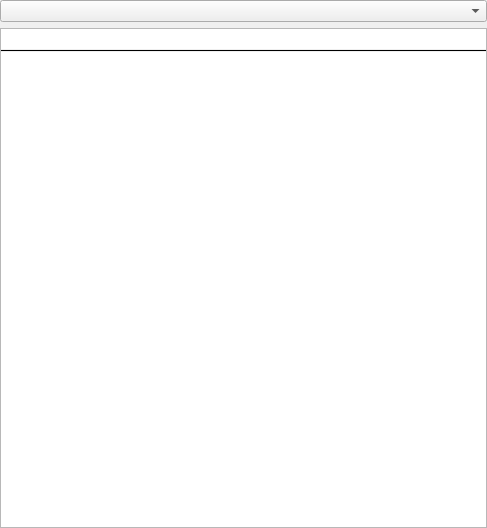
<ui version="4.0" >
 <class>KCategorizedItemsViewBase</class>
 <widget class="QWidget" name="KCategorizedItemsViewBase" >
  <property name="geometry" >
   <rect>
    <x>0</x>
    <y>0</y>
    <width>487</width>
    <height>528</height>
   </rect>
  </property>
  <layout class="QVBoxLayout" >
   <property name="leftMargin" >
    <number>0</number>
   </property>
   <property name="topMargin" >
    <number>0</number>
   </property>
   <property name="rightMargin" >
    <number>0</number>
   </property>
   <property name="bottomMargin" >
    <number>0</number>
   </property>
   <item>
    <widget class="QComboBox" name="comboFilters" >
     <property name="sizePolicy" >
      <sizepolicy vsizetype="Fixed" hsizetype="Expanding" >
       <horstretch>3</horstretch>
       <verstretch>0</verstretch>
      </sizepolicy>
     </property>
    </widget>
   </item>
   <item>
    <widget class="QFrame" name="frame" >
     <property name="frameShape" >
      <enum>QFrame::StyledPanel</enum>
     </property>
     <property name="frameShadow" >
      <enum>QFrame::Sunken</enum>
     </property>
     <layout class="QVBoxLayout" >
      <property name="spacing" >
       <number>0</number>
      </property>
      <property name="leftMargin" >
       <number>0</number>
      </property>
      <property name="topMargin" >
       <number>0</number>
      </property>
      <property name="rightMargin" >
       <number>0</number>
      </property>
      <property name="bottomMargin" >
       <number>0</number>
      </property>
      <item>
       <widget class="KLineEdit" name="textSearch" >
        <property name="sizePolicy" >
         <sizepolicy vsizetype="Fixed" hsizetype="Expanding" >
          <horstretch>2</horstretch>
          <verstretch>0</verstretch>
         </sizepolicy>
        </property>
        <property name="frame" >
         <bool>false</bool>
        </property>
        <property name="showClearButton" stdset="0" >
         <bool>true</bool>
        </property>
       </widget>
      </item>
      <item>
       <widget class="Line" name="line" >
        <property name="frameShadow" >
         <enum>QFrame::Plain</enum>
        </property>
        <property name="orientation" >
         <enum>Qt::Horizontal</enum>
        </property>
       </widget>
      </item>
      <item>
       <widget class="CustomDragTreeView" name="itemsView" >
        <property name="frameShape" >
         <enum>QFrame::NoFrame</enum>
        </property>
        <property name="editTriggers" >
         <set>QAbstractItemView::NoEditTriggers</set>
        </property>
        <property name="dragEnabled" >
         <bool>true</bool>
        </property>
        <property name="dragDropMode" >
         <enum>QAbstractItemView::DragOnly</enum>
        </property>
        <property name="selectionMode" >
         <enum>QAbstractItemView::ExtendedSelection</enum>
        </property>
        <property name="iconSize" >
         <size>
          <width>64</width>
          <height>64</height>
         </size>
        </property>
        <property name="indentation" >
         <number>0</number>
        </property>
        <property name="rootIsDecorated" >
         <bool>false</bool>
        </property>
       </widget>
      </item>
     </layout>
    </widget>
   </item>
  </layout>
 </widget>
 <customwidgets>
  <customwidget>
   <class>KLineEdit</class>
   <extends>QLineEdit</extends>
   <header>klineedit.h</header>
  </customwidget>
  <customwidget>
   <class>CustomDragTreeView</class>
   <extends>QTreeView</extends>
   <header>customdragtreeview_p.h</header>
  </customwidget>
 </customwidgets>
 <tabstops>
  <tabstop>comboFilters</tabstop>
 </tabstops>
 <resources/>
 <connections>
  <connection>
   <sender>comboFilters</sender>
   <signal>currentIndexChanged(int)</signal>
   <receiver>textSearch</receiver>
   <slot>clear()</slot>
   <hints>
    <hint type="sourcelabel" >
     <x>438</x>
     <y>14</y>
    </hint>
    <hint type="destinationlabel" >
     <x>438</x>
     <y>38</y>
    </hint>
   </hints>
  </connection>
 </connections>
</ui>
